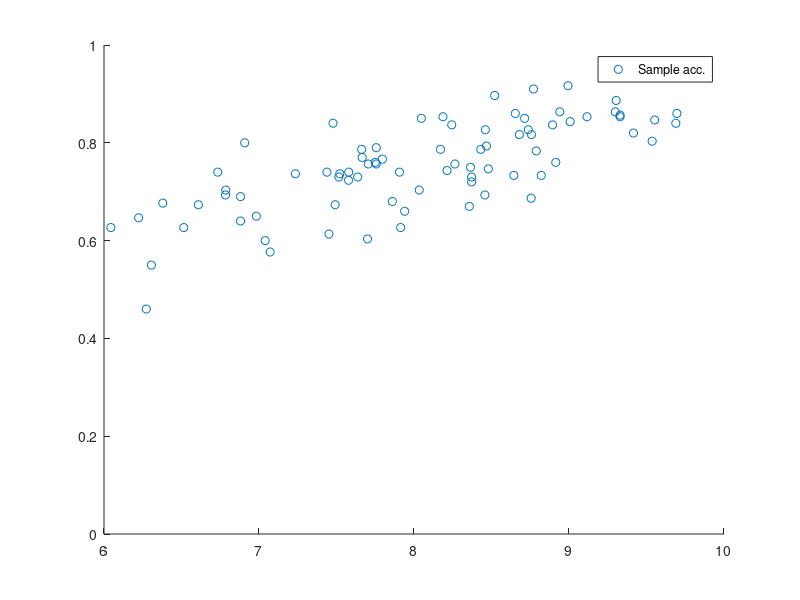

Here is the MATLAB script that generated this plot:
% ***
% A script for simulating the data for the model 2 (performance
% of a single BCI in a group of subjects)
% ***

%% Define experiment parameters
SAVE_RESULTS = true; 
PLOT_RESULTS = true; 
FILENAME_EXP = 'SimulatedExp2'; % Name for saving simulated data (without extension)
N_S = 80; % Number of subjects in the experiment
T = repmat(300, N_S, 1); % Number of trials for each subject

%% Define true parameter values
mean_x_true = 8; % Mean of the covariate
sigma_x_true = 1; % Standard deviation of the covariate
beta0_prob_true = 0.75; % Accuracy for the average value of the covariate (on probability scale)
beta0_true = log(beta0_prob_true / (1 - beta0_prob_true)); % Accuracy for the average value of the covariate (on logit scale)
beta1_true = 0.4; % Increase in logit accuracy for an increase of 1 sample SD in the covariate
sigma_alpha_true = 0.3; % Accuracy SD in the population (on logit scale)

%% Generate data
% Generate subject-wise covariate values
x = normrnd(mean_x_true, sigma_x_true, N_S, 1); % Assumption of normal distribution of the covariate
[z, m_x, s_x] = zscore(x); % Calculate the z-score, sample mean, and sample SD for the covariate

% Generate subject-wise accuracies
mu_true = beta0_true + beta1_true .* z; % predicted accuracy on the logit scale
alpha_true = normrnd(mu_true, sigma_alpha_true, N_S, 1); % accuracies on the logit scale
psi_true = 1 ./ (1 + exp(-alpha_true)); % accuracies on the probability scale
y = binornd(T, psi_true);

%% Plot data
if PLOT_RESULTS
    % Prepare data to plot
    sampleAcc = y ./ T; % Compute sample accuracy
    
    x_pred = linspace(4, 12, 200); % Values of the covariate for which to compute the true accuracy
    z_pred = zscore(x_pred);
    mu_pred = beta0_true + beta1_true .* z_pred;
    psi_pred = 1 ./ (1 + exp(-mu_pred));
    
    % Plot figure
    figure
    hold on
    
    % Plot sample accuracies on probability scale
    hData = scatter(x, sampleAcc); 
    
    % Customize figure
    ylim([0, 1])
    legend([hData], 'Sample acc.')
end

%% Save data
if SAVE_RESULTS
    % Save the true parameters and data in Matlab format
    save([FILENAME_EXP '.mat'],...
        'N_S', 'T', ... % experimental design
        'beta0_prob_true', 'beta0_true', 'beta1_true', 'sigma_alpha_true',... % true top-level parameter values
        'mu_true', 'psi_true', 'alpha_true',... % true subject-level parameter values
        'y'); % generated data
        
    % Save data in the format expected by 'run_model2.m' script
    dlmwrite([FILENAME_EXP '.csv'], [x y T], ';', 1, 1);
end